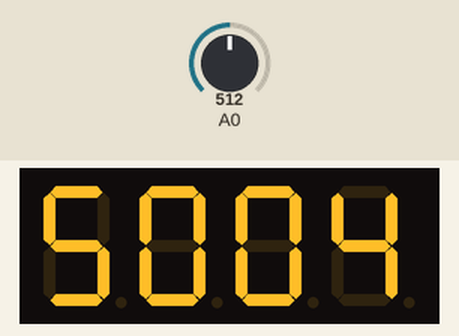
A sketch run on a simulated Arduino Uno, built with avr-gcc and run on an emulated ATmega328P. Shown: 4-digit seven-segment display. Wiring (inferred from the names in the program): 4-digit 7-segment display, segments lit when LOW: segments pin 2, pin 3, pin 4, pin 5, pin 6, pin 7, pin 8, pin 9; digit selects pin 10, pin 11, pin 12, pin 13. The inputs (shaded band) are chosen by the test bench; at power-on: A0 = 512. The segment pins are drawn as the display they are named for.

Above: at 1.2 s.
1.3 s: A0 set to 716
At 2.4 s:
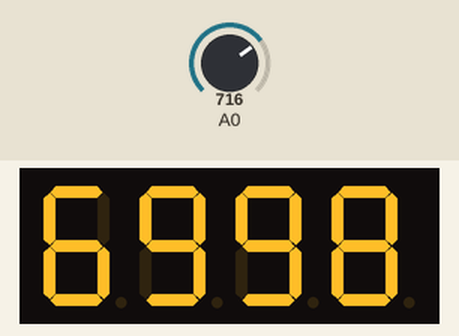
2.8 s: A0 set to 900
At 3.5 s:
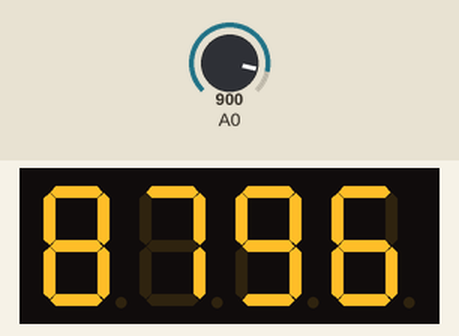
4.3 s: A0 set to 1023
At 4.7 s:
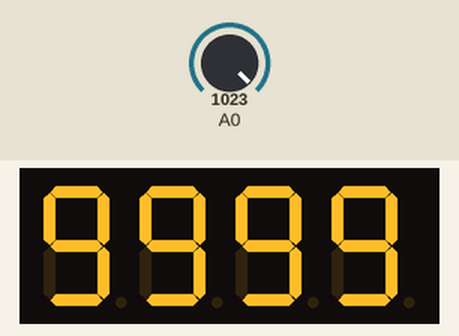
Timing chart, 0 to 7.3 s (numbered marks = the images above; inputs shaded):
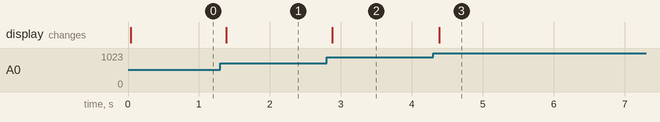

The sketch:

07_code.ino
```cpp
/***********************************************************
Description: Using a potentiometer, the Arduino will read
             an analog value and display the corresponding
             number from 0000 to 9999 on a 4-digit display.

Author: Azhar
Date: 01/10/2026
***********************************************************/

// =========================================================
// SEGMENT PINS
// =========================================================
// Each segment of the 7-segment display is connected to
// the Arduino through a 220 Ω current-limiting resistor.

const int A  = 2;
const int B  = 3;
const int C  = 4;
const int D  = 5;
const int E  = 6;
const int F  = 7;
const int G  = 8;
const int DP = 9;


// =========================================================
// DIGIT SELECT PINS
// =========================================================
// These pins control which of the four digits is active.
// The digits are rapidly switched ON and OFF (multiplexing).

const int D1 = 10;
const int D2 = 11;
const int D3 = 12;
const int D4 = 13;


// =========================================================
// SETUP
// =========================================================

void setup() {

  // Configure segment pins as outputs
  pinMode(A, OUTPUT);
  pinMode(B, OUTPUT);
  pinMode(C, OUTPUT);
  pinMode(D, OUTPUT);
  pinMode(E, OUTPUT);
  pinMode(F, OUTPUT);
  pinMode(G, OUTPUT);
  pinMode(DP, OUTPUT);

  // Configure digit-select pins as outputs
  pinMode(D1, OUTPUT);
  pinMode(D2, OUTPUT);
  pinMode(D3, OUTPUT);
  pinMode(D4, OUTPUT);
}


// =========================================================
// TURN ALL SEGMENTS OFF
// =========================================================

void clearSegments() {

  // The display is common-anode, so HIGH turns
  // the individual segments OFF.

  digitalWrite(A, HIGH);
  digitalWrite(B, HIGH);
  digitalWrite(C, HIGH);
  digitalWrite(D, HIGH);
  digitalWrite(E, HIGH);
  digitalWrite(F, HIGH);
  digitalWrite(G, HIGH);
  digitalWrite(DP, HIGH);
}


// =========================================================
// DISPLAY A SINGLE DIGIT
// =========================================================
// Turns ON the required segments to form the number.
// LOW = segment ON
// HIGH = segment OFF
// =========================================================

void showDigit(int number) {

  // Start with all segments OFF
  clearSegments();


  // -------------------------
  // Number 0
  // -------------------------
  if (number == 0) {

    digitalWrite(A, LOW);
    digitalWrite(B, LOW);
    digitalWrite(C, LOW);
    digitalWrite(D, LOW);
    digitalWrite(E, LOW);
    digitalWrite(F, LOW);
  }


  // -------------------------
  // Number 1
  // -------------------------
  else if (number == 1) {

    digitalWrite(B, LOW);
    digitalWrite(C, LOW);
  }


  // -------------------------
  // Number 2
  // -------------------------
  else if (number == 2) {

    digitalWrite(A, LOW);
    digitalWrite(B, LOW);
    digitalWrite(D, LOW);
    digitalWrite(E, LOW);
    digitalWrite(G, LOW);
  }


  // -------------------------
  // Number 3
  // -------------------------
  else if (number == 3) {

    digitalWrite(A, LOW);
    digitalWrite(B, LOW);
    digitalWrite(C, LOW);
    digitalWrite(D, LOW);
    digitalWrite(G, LOW);
  }


  // -------------------------
  // Number 4
  // -------------------------
  else if (number == 4) {

    digitalWrite(B, LOW);
    digitalWrite(C, LOW);
    digitalWrite(F, LOW);
    digitalWrite(G, LOW);
  }


  // -------------------------
  // Number 5
  // -------------------------
  else if (number == 5) {

    digitalWrite(A, LOW);
    digitalWrite(C, LOW);
    digitalWrite(D, LOW);
    digitalWrite(F, LOW);
    digitalWrite(G, LOW);
  }


  // -------------------------
  // Number 6
  // -------------------------
  else if (number == 6) {

    digitalWrite(A, LOW);
    digitalWrite(C, LOW);
    digitalWrite(D, LOW);
    digitalWrite(E, LOW);
    digitalWrite(F, LOW);
    digitalWrite(G, LOW);
  }


  // -------------------------
  // Number 7
  // -------------------------
  else if (number == 7) {

    digitalWrite(A, LOW);
    digitalWrite(B, LOW);
    digitalWrite(C, LOW);
  }


  // -------------------------
  // Number 8
  // -------------------------
  else if (number == 8) {

    digitalWrite(A, LOW);
    digitalWrite(B, LOW);
    digitalWrite(C, LOW);
    digitalWrite(D, LOW);
    digitalWrite(E, LOW);
    digitalWrite(F, LOW);
    digitalWrite(G, LOW);
  }


  // -------------------------
  // Number 9
  // -------------------------
  else if (number == 9) {

    digitalWrite(A, LOW);
    digitalWrite(B, LOW);
    digitalWrite(C, LOW);
    digitalWrite(D, LOW);
    digitalWrite(F, LOW);
    digitalWrite(G, LOW);
  }
}


// =========================================================
// MAIN LOOP
// =========================================================

void loop() {

  // -------------------------------------------------------
  // 1. Read the potentiometer
  // -------------------------------------------------------
  // analogRead() returns a value between 0 and 1023.

  int potValue = analogRead(A0);


  // -------------------------------------------------------
  // 2. Convert the potentiometer value
  // -------------------------------------------------------
  // Convert the 0-1023 analog reading into a number
  // between 0 and 9999.

  int number = map(potValue, 0, 1023, 0, 9999);


  // -------------------------------------------------------
  // 3. Split the number into four individual digits
  // -------------------------------------------------------

  int thousands = number / 1000;
  int hundreds  = (number / 100) % 10;
  int tens      = (number / 10) % 10;
  int ones      = number % 10;


  // -------------------------------------------------------
  // 4. Multiplex the four digits
  // -------------------------------------------------------
  // Only one digit is switched ON at a time.
  // The process happens repeatedly and quickly enough
  // that the human eye perceives all four digits together.


  // ---- Digit 1: Thousands ----

  digitalWrite(D1, HIGH);
  showDigit(thousands);
  delay(5);
  digitalWrite(D1, LOW);


  // ---- Digit 2: Hundreds ----

  digitalWrite(D2, HIGH);
  showDigit(hundreds);
  delay(5);
  digitalWrite(D2, LOW);


  // ---- Digit 3: Tens ----

  digitalWrite(D3, HIGH);
  showDigit(tens);
  delay(5);
  digitalWrite(D3, LOW);


  // ---- Digit 4: Ones ----

  digitalWrite(D4, HIGH);
  showDigit(ones);
  delay(5);
  digitalWrite(D4, LOW);
}
```

Measured:
- after the input at 1.3 s, the display: changes after 0.08 s (image 1)
- after the input at 2.8 s, the display: changes after 0.08 s (image 2)
- after the input at 4.3 s, the display: changes after 0.08 s (image 3)
